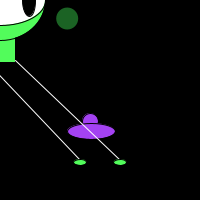
Frame 1 (no input)
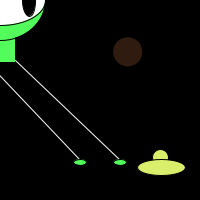
Frame 60 (the mouse pressed at the canvas centre just before this capture)
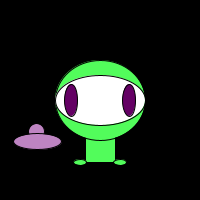
Frame 120 (the mouse held since frame 60 and released just before this capture)

The Processing sketch that drew these frames (run headless with seeded random() and noise(); from frame 60 on, the mouse is pressed at the canvas centre):

// Processing sketch: processing_8579
// ── processing_8579.pde

// Example 5-10: Zoog and conditionals
float x = 100;
float y = 100;
float w = 60;
float h = 60;
float shipSize = 16;

float shipR;
float shipG;
float shipB;



// dots
float r;
float g;
float b;
float a;

float diam;
float dotsx;
float dotsy;



// Zoog has variables for speed in the horizontal and vertical direction.
float xspeed = 3;
float yspeed = 1;

void setup() {
size(200,200);
smooth();
}







void draw () {

  // Change the location of Zoog by speed
  x = x + xspeed;
  y = y + yspeed;
  
    // An IF statement with a logical OR determines if Zoog has reached either the right or left edge of the screen.  
  // When this is true, we multiply speed by Ð1, reversing ZoogÕs direction!
  // Identical logic is applied to the y direction as well.
  if ((x > width) || (x < 0)) {
    xspeed = xspeed * -1;
  }

  if ((y > height) || (y < 0)) {
    yspeed = yspeed * -1;
  }

background(0);
ellipseMode(CENTER);
rectMode(CENTER); 

 // Feature #2.  eyeR, eyeG, and eyeB are given random values and used in the fill() function.
if(mousePressed == true) {
  shipR = random(255);
  shipG = random(255);
  shipB = random(255);
  fill(shipR,shipG,shipB);
  ellipse(x-w/3+7,y+h/2-10,shipSize,shipSize);
  ellipse(x-w/5,y+h/2,shipSize*3,shipSize);
}


else {
  shipR = random(255);
  shipG = random(255);
  shipB = random(255);
  fill(shipR,shipG,shipB);
  ellipse(x-w/3+7,y+h/2-10,shipSize,shipSize);
  ellipse(x-w/5,y+h/2,shipSize*3,shipSize);
  
  
  
  // Each time through draw(), new random numbers are picked for a new ellipse.
  r = random(255);
  g = random(255);
  b = random(255);
  a = random(255);
  diam = random(40);
  x = random(width);
  y = random(height);
  
  // Use values to draw an ellipse
  noStroke();
  fill(r,g,b,a);
  ellipse(x,y,diam,diam);

}









// Body
stroke(0);
fill(82,252,91);
rect(mouseX,mouseY+30,30,65);


  fill(frameCount / 2);
// Head
stroke(0);
fill(82,252,91);

ellipse(mouseX,mouseY,90,80); 
fill(255);
ellipse(mouseX,mouseY,90,50); 

// Eyes
fill(mouseX,0,mouseY); 
ellipse(mouseX-29,mouseY,13,32); 
ellipse(mouseX+29,mouseY,13,32);


// Legs
// pointa-x,pointa-y,pointb-x,pointb-y)
stroke(255);
fill(255);
line(mouseX-15,mouseY+60,80,160);
line(mouseX+15,mouseY+60,120,160);		

// feet
stroke(0);
fill(82,252,91);
ellipse(80,162,13,6); 
ellipse(120,162,13,6);

}

void keyPressed () {
  println("key pressed");
  fill (255,9,0);
  ellipse(mouseX-29,mouseY,30,45); 
  ellipse(mouseX+29,mouseY,30,45); 
 
}


class Building
{
  int h;
  int w;
  int x;
  int y;


  Building(int x, int y, int h, int w)
  {
    this.x = x;
    this.y = y;
    this.h = h;
    this.w = w;
  
  }

  void render()
  {
    stroke(0);
    // sides
    line(x - w / 2, y, x - w / 2, y - h);
    line(x + w / 2, y, x + w / 2, y - h);
    // roof
    line(x - w / 2, y - h, x - w / 4, y - h + 7);
    line(x - w / 4, y - h + 7, x, y - h - 12);
    line(x, y - h - 12, x + w / 8, y - h);
    line(x + w / 8, y - h, x + w / 4, y - h - 20);
    line(x + w / 4, y - h - 20, x + w * 3 / 8, y - h + 5);
    line(x + w * 3 / 8, y - h + 5, x + w / 2, y - h);

    // draw windows
    fill(255);
    for(int i = y - h + 25; i < y - 30; i += 25)
    {
      for(int j = -1; j < 2; j++)
      {
        rect(x - 5 + ((w / 3) * j), i, 8, 12);
      } 
    }

    // door
    fill(255);
    rect(x - w / 16, y - 20, w / 8, 20);

 
  }
}
